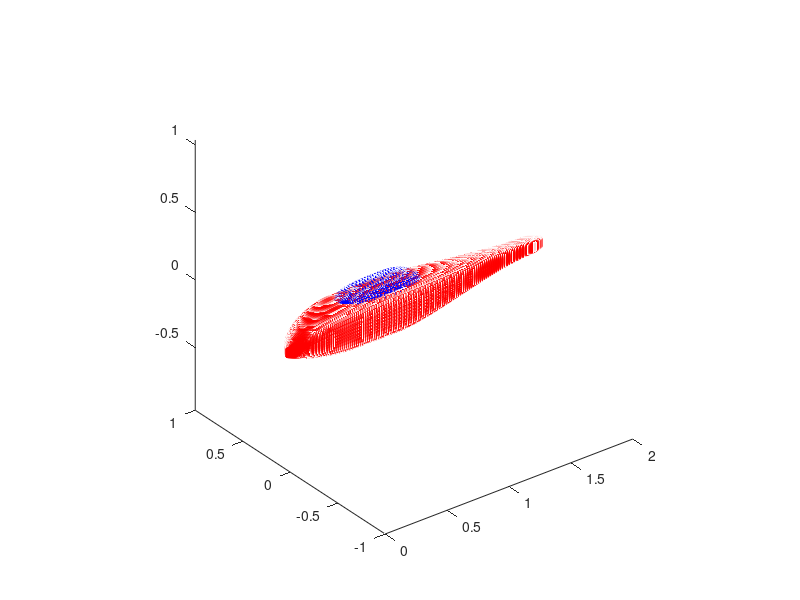

MATLAB code to generate this figure: (Note: this script raises an error after producing the figure.)
%% Script that generates meshes of robin fuselage
clc;clear;close all;
%%
meshTypes=["triangular","quadrilateral"];
fileTypes=["plt","vtk"];
pylonFlag=true;
pylonLim=[0.4 0.8 1.018];
bodyLim=[0 0.4 0.8 1.9 2.0];
coordinateOffset=zeros(3,1);% 
% Rows 1, 2, 3 and 4 of the coefficient matrix are for the fuselage
% Rows 5 and 6 are for the pylon
Hcoe=[1.0 -1.0 -0.4 -0.4 1.8 0.0 0.25 1.8;...
    0.0 0.0 0.0 1.0 0.0 0.25 0.0 1.0;...
    1.0 -1.0 -0.8 1.1 1.5 0.05 0.2 0.6;...
    1.0 -1.0 -1.9 0.1 2.0 0.0 0.05 2.0;...
    1.0 -1.0 -0.8 -0.4 3.0 0.0 0.145 3.0;...
    1.0 -1.0 -0.8 0.218 2.0 0.0 0.145 2.0];

Wcoe=[1.0 -1.0 -0.4 -0.4 2.0 0.0 0.25 2.0;...
    0.0 0.0 0.0 1.0 0.0 0.25 0.0 1.0;...
    1.0 -1.0 -0.8 1.1 1.5 0.05 0.2 0.6;...
    1.0 -1.0 -1.9 0.1 2.0 0.0 0.05 2.0;...
    1.0 -1.0 -0.8 -0.4 3.0 0.0 0.166 3.0;...
    1.0 -1.0 -0.8 0.218 2.0 0.0 0.166 2.0];

Zcoe=[1.0 -1.0 -0.4 -0.4 1.8 -0.08 0.08 1.8;...
    0.0 0.0 0.0 1.0 0.0 0.0 0.0 1.0;...
    1.0 -1.0 -0.8 1.1 1.5 0.04 -0.04 0.6;...
    0.0 0.0 0.0 1.0 0.0 0.04 0.0 1.0;...
    0.0 0.0 0.0 1.0 0.0 0.125 0.0 1.0;...
    1.0 -1.0 -0.8 1.1 1.5 0.065 0.06 0.6];

Ncoe=[2.0 3.0 0.0 0.4 1.0 0.0 1.0 1.0;...
    0.0 0.0 0.0 1.0 0.0 5.0 0.0 1.0;...
    5.0 -3.0 -0.8 1.1 1.0 0.0 1.0 1.0;...
    0.0 0.0 0.0 1.0 0.0 2.0 0.0 1.0;...
    0.0 0.0 0.0 1.0 0.0 5.0 0.0 1.0;...
    0.0 0.0 0.0 1.0 0.0 5.0 0.0 1.0];

% Fixes from Applied-Scientific-Research/robin-surface-mesh.git
% 1) if there's a 0.0 in the second col, then change the 4th and 5th cols to 1.0
% 2) if there's a 0.0 in C7, change C8 to 1.0, same as above, to prevent nan/inf
% 3) the 0.4..0.8 section (row 2) coefficients in C1 needed to go into C6
% 4) C4 is wrong in the first section of fuse and pyl - it needed to be negative

L=1.0;
% cosine spacing distribution
nBodyStations=151;
angleDist=linspace(180,0,nBodyStations);
x_L=cosd(angleDist);
x_L=x_L+ones(size(x_L));
x_L(end)=1.9999;
%
nLongitudinalAngles=37;
phi_body=linspace(-180,180,nLongitudinalAngles);

xyz_head_body=zeros(3,1);
xyz_tail_body=zeros(3,1);
x_body=zeros(length(phi_body),length(x_L)-2); % excluding head point and tail point
y_body=x_body;
z_body=x_body;

phi_pylon=linspace(-90,90,ceil(nLongitudinalAngles/2));% only half revolution needed (on the top of fuselage)
%phi_pylon=linspace(-180,180,nLongitudinalAngles);% intact revolution (bottom surface overlaps on fuselage)
% opt 1: longitudinal profiles that align with fuselage profiles
pylonIndices=(x_L>pylonLim(1)&x_L<pylonLim(end));
dx=1e-6;
x_L_pylon=[pylonLim(1)+dx x_L(pylonIndices) pylonLim(end)-dx];
% opt 2: misalignment between pylon profiles and fuselage profiles
nPylonProfiles=37;
diffProfileLim=pylonLim(end)-pylonLim(1);
angleDist=linspace(180,0,nPylonProfiles);
x_L_pylon=cosd(angleDist)*diffProfileLim/2;
x_L_pylon=x_L_pylon+ones(size(x_L_pylon))*(diffProfileLim/2+pylonLim(1));
x_L_pylon(end)=x_L_pylon(end)-dx;
%

nPylonStations=length(x_L_pylon); % caluclate number of stations within pylon limit
xyz_head_pylon=zeros(3,1);
xyz_tail_pylon=zeros(3,1);
x_pylon=zeros(length(phi_pylon),nPylonStations);
y_pylon=x_pylon;
z_pylon=x_pylon;

%% Body
for idx=1:length(x_L)
    position=find(x_L(idx)>=bodyLim,1,'last');
    % H
    C1=Hcoe(position,1);C2=Hcoe(position,2);
    C3=Hcoe(position,3);C4=Hcoe(position,4);
    C5=Hcoe(position,5);C6=Hcoe(position,6);
    C7=Hcoe(position,7);C8=Hcoe(position,8);
    H=C6+C7*(C1+C2*((x_L(idx)+C3)/C4)^C5)^(1/C8);
    % W
    C1=Wcoe(position,1);C2=Wcoe(position,2);
    C3=Wcoe(position,3);C4=Wcoe(position,4);
    C5=Wcoe(position,5);C6=Wcoe(position,6);
    C7=Wcoe(position,7);C8=Wcoe(position,8);
    W=C6+C7*(C1+C2*((x_L(idx)+C3)/C4)^C5)^(1/C8);
    % Z
    C1=Zcoe(position,1);C2=Zcoe(position,2);
    C3=Zcoe(position,3);C4=Zcoe(position,4);
    C5=Zcoe(position,5);C6=Zcoe(position,6);
    C7=Zcoe(position,7);C8=Zcoe(position,8);
    Z=C6+C7*(C1+C2*((x_L(idx)+C3)/C4)^C5)^(1/C8);
    % N
    C1=Ncoe(position,1);C2=Ncoe(position,2);
    C3=Ncoe(position,3);C4=Ncoe(position,4);
    C5=Ncoe(position,5);C6=Ncoe(position,6);
    C7=Ncoe(position,7);C8=Ncoe(position,8);
    N=C6+C7*(C1+C2*((x_L(idx)+C3)/C4)^C5)^(1/C8);
    
    if(idx==1)% Head point of fuselage
        x_L(idx)=0.0;
        xyz_head_body=[0.0;0.0;Z*L];
        continue;
    elseif(idx==length(x_L))% Tail point of fuselage
        x_L(idx)=2.0;
        xyz_tail_body=[x_L(idx)*L;0.0;Z*L];
        break;
    else% Body points of fuselage
        for iPhi=1:length(phi_body)           
            r=((0.25*H*W)^N)^(1/N)/(abs(0.5*H*sind(phi_body(iPhi)))^N+abs(0.5*W*cosd(phi_body(iPhi)))^N)^(1/N);
            y_L=r*sind(phi_body(iPhi));
            z_L=r*cosd(phi_body(iPhi))+Z;                        
            x_body(iPhi,idx-1)=x_L(idx)*L;
            y_body(iPhi,idx-1)=y_L*L;
            z_body(iPhi,idx-1)=z_L*L;
        end
    end
end
%% Pylon
if(pylonFlag)
    for idx=1:length(x_L_pylon)
        position=find(x_L_pylon(idx)>=pylonLim, 1, 'last')+4;
        % H
        C1=Hcoe(position,1);C2=Hcoe(position,2);
        C3=Hcoe(position,3);C4=Hcoe(position,4);
        C5=Hcoe(position,5);C6=Hcoe(position,6);
        C7=Hcoe(position,7);C8=Hcoe(position,8);
        H=C6+C7*(C1+C2*((x_L_pylon(idx)+C3)/C4)^C5)^(1/C8);
        % W
        C1=Wcoe(position,1);C2=Wcoe(position,2);
        C3=Wcoe(position,3);C4=Wcoe(position,4);
        C5=Wcoe(position,5);C6=Wcoe(position,6);
        C7=Wcoe(position,7);C8=Wcoe(position,8);
        W=C6+C7*(C1+C2*((x_L_pylon(idx)+C3)/C4)^C5)^(1/C8);
        % Z
        C1=Zcoe(position,1);C2=Zcoe(position,2);
        C3=Zcoe(position,3);C4=Zcoe(position,4);
        C5=Zcoe(position,5);C6=Zcoe(position,6);
        C7=Zcoe(position,7);C8=Zcoe(position,8);
        Z=C6+C7*(C1+C2*((x_L_pylon(idx)+C3)/C4)^C5)^(1/C8);
        % N
        C1=Ncoe(position,1);C2=Ncoe(position,2);
        C3=Ncoe(position,3);C4=Ncoe(position,4);
        C5=Ncoe(position,5);C6=Ncoe(position,6);
        C7=Ncoe(position,7);C8=Ncoe(position,8);
        N=C6+C7*(C1+C2*((x_L_pylon(idx)+C3)/C4)^C5)^(1/C8);
    
        if(idx==1)            
            %xyz_head_pylon=[x_L_pylon(idx);0.0;Z*L];
            xyz_head_pylon=[pylonLim(1)*L;0.0;Z*L];
        end

        if(idx==length(x_L_pylon))
            %xyz_tail_pylon=[x_L_pylon(idx)*L;0.0;Z*L];
            xyz_tail_pylon=[pylonLim(end)*L;0.0;Z*L];
        end

        for iPhi=1:length(phi_pylon)           
            r=((0.25*H*W)^N)^(1/N)/(abs(0.5*H*sind(phi_pylon(iPhi)))^N+abs(0.5*W*cosd(phi_pylon(iPhi)))^N)^(1/N);
            y_L=r*sind(phi_pylon(iPhi));
%            tmpAngle=mod(phi_pylon(iPhi)+360,360);
%             if(tmpAngle>90&&tmpAngle<270)
%                 z_L=Z;
%             else
                 z_L=r*cosd(phi_pylon(iPhi))+Z;       
%             end
            x_pylon(iPhi,idx)=x_L_pylon(idx)*L;
            y_pylon(iPhi,idx)=y_L*L;
            z_pylon(iPhi,idx)=z_L*L;
        end
    end
end
%% Display shape
figure;
plot3([xyz_head_body(1);x_body(:);xyz_tail_body(1)],[xyz_head_body(2);y_body(:);xyz_tail_body(2)],[xyz_head_body(3);z_body(:);xyz_tail_body(3)],'rs');
hold on;
plot3([xyz_head_pylon(1);x_pylon(:);xyz_tail_pylon(1)],[xyz_head_pylon(2);y_pylon(:);xyz_tail_pylon(2)],[xyz_head_pylon(3);z_pylon(:);xyz_tail_pylon(3)],'b*');
hold off;
axis equal;

[triangularBodyPanels,quadrilateralBodyPanels]=GenerateBodyMeshesNoPylon(xyz_head_body,xyz_tail_body,x_body,y_body,z_body);
%[triangularPylonPanels,quadrilateralPylonPanels]=GeneratePylonMeshes(xyz_head_pylon,xyz_tail_pylon,x_pylon,y_pylon,z_pylon);
[triangularPylonPanels,quadrilateralPylonPanels]=GeneratePylonMeshesHalf(xyz_head_pylon,xyz_tail_pylon,x_pylon,y_pylon,z_pylon);
figure;
for idx=1:size(triangularPylonPanels,3)
    x=triangularPylonPanels(1,:,idx);
    y=triangularPylonPanels(2,:,idx);
    z=triangularPylonPanels(3,:,idx);
    patch(x,y,z,[0.5,0.5,0.5]);
end
for idx=1:size(quadrilateralPylonPanels,3)
    x=quadrilateralPylonPanels(1,:,idx)';
    y=quadrilateralPylonPanels(2,:,idx)';
    z=quadrilateralPylonPanels(3,:,idx)';
    patch(x,y,z,[0.5,0.5,0.5]);
end
% for idx=1:size(triangularBodyPanels,3)
%     x=triangularBodyPanels(1,:,idx);
%     y=triangularBodyPanels(2,:,idx);
%     z=triangularBodyPanels(3,:,idx);
%     patch(x,y,z,[0.5,0.5,0.5]);
% end
% for idx=1:size(quadrilateralBodyPanels,3)
%     x=quadrilateralBodyPanels(1,:,idx)';
%     y=quadrilateralBodyPanels(2,:,idx)';
%     z=quadrilateralBodyPanels(3,:,idx)';
%     patch(x,y,z,[0.5,0.5,0.5]);
% end
xlabel("X");ylabel("Y");zlabel("Z");
grid minor;
view(3);
%axis vis3d
axis equal;
%% Local Functions

% Generate body meshes
function [triangularBodyPanels,quadrilateralBodyPanels]=GenerateBodyMeshesNoPylon(bodyHead,bodyTail,x_body,y_body,z_body)

nProfiles=size(x_body,2);
nPtsPerProfile=size(x_body,1);
nQuadrilaterPanels=(nProfiles-1)*(nPtsPerProfile-1);
nTriangularPanels=2*nPtsPerProfile;
triangularBodyPanels=zeros(3,3,nTriangularPanels);
quadrilateralBodyPanels=zeros(3,4,nQuadrilaterPanels);

% front
iPanel=1;
for iPt=1:nPtsPerProfile
    nextIdx=mod(iPt,nPtsPerProfile)+1;
    triangularBodyPanels(:,1,iPanel)=bodyHead;
    triangularBodyPanels(:,2,iPanel)=[x_body(iPt,1);y_body(iPt,1);z_body(iPt,1)];    
    triangularBodyPanels(:,3,iPanel)=[x_body(nextIdx,1);y_body(nextIdx,1);z_body(nextIdx,1)];
    iPanel=iPanel+1;
end
% rear
for iPt=1:nPtsPerProfile
    nextIdx=mod(iPt,nPtsPerProfile)+1;
    triangularBodyPanels(:,1,iPanel)=bodyTail;
    triangularBodyPanels(:,2,iPanel)=[x_body(iPt,end);y_body(iPt,end);z_body(iPt,end)];    
    triangularBodyPanels(:,3,iPanel)=[x_body(nextIdx,end);y_body(nextIdx,end);z_body(nextIdx,end)];
    iPanel=iPanel+1;
end
% body
iPanel=1;
for iProfile=1:nProfiles-1
    for iPt=1:nPtsPerProfile
        nextIdx=mod(iPt,nPtsPerProfile)+1;
        quadrilateralBodyPanels(:,1,iPanel)=[x_body(iPt,iProfile);y_body(iPt,iProfile);z_body(iPt,iProfile)];        
        quadrilateralBodyPanels(:,2,iPanel)=[x_body(nextIdx,iProfile);y_body(nextIdx,iProfile);z_body(nextIdx,iProfile)];
        quadrilateralBodyPanels(:,3,iPanel)=[x_body(nextIdx,iProfile+1);y_body(nextIdx,iProfile+1);z_body(nextIdx,iProfile+1)];
        quadrilateralBodyPanels(:,4,iPanel)=[x_body(iPt,iProfile+1);y_body(iPt,iProfile+1);z_body(iPt,iProfile+1)];
        iPanel=iPanel+1;
    end
end
end

% Generate pylon meshes
function [triangularPylonPanels,quadrilateralPylonPanels]=GeneratePylonMeshes(pylonHead,pylonTail,x_pylon,y_pylon,z_pylon)

nProfiles=size(x_pylon,2);
nPtsPerProfile=size(x_pylon,1);
%nPointsAll=2+nProfiles*nPtsPerProfile;% 2 points refer to pylon head and tail points
nSurfaces=(nProfiles-1)*(nPtsPerProfile-1);% surfaces without front and rear parts

nTriangularPanels=2*(nPtsPerProfile-1);
triangularPylonPanels=zeros(3,3,nTriangularPanels);
quadrilateralPylonPanels=zeros(3,4,nSurfaces);

% front
iPanel=1;
for iPoint=1:nPtsPerProfile
    nextIdx=mod(iPoint,nPtsPerProfile)+1;
    triangularPylonPanels(:,1,iPanel)=pylonHead;
    triangularPylonPanels(:,2,iPanel)=[x_pylon(iPoint,1);y_pylon(iPoint,1);z_pylon(iPoint,1)];
    triangularPylonPanels(:,3,iPanel)=[x_pylon(nextIdx,1);y_pylon(nextIdx,1);z_pylon(nextIdx,1)];
    iPanel=iPanel+1;
end
% rear
for iPoint=1:nPtsPerProfile
    nextIdx=mod(iPoint,nPtsPerProfile)+1;
    triangularPylonPanels(:,1,iPanel)=pylonTail;
    triangularPylonPanels(:,2,iPanel)=[x_pylon(iPoint,end);y_pylon(iPoint,end);z_pylon(iPoint,end)];
    triangularPylonPanels(:,3,iPanel)=[x_pylon(nextIdx,end);y_pylon(nextIdx,end);z_pylon(nextIdx,end)];
    iPanel=iPanel+1;
end
% pylon body
iPanel=1;
for iProfile=1:nProfiles-1
    for iPt=1:nPtsPerProfile
        nextIdx=mod(iPt,nPtsPerProfile)+1;
        quadrilateralPylonPanels(:,1,iPanel)=[x_pylon(iPt,iProfile);y_pylon(iPt,iProfile);z_pylon(iPt,iProfile)];
        quadrilateralPylonPanels(:,2,iPanel)=[x_pylon(nextIdx,iProfile);y_pylon(nextIdx,iProfile);z_pylon(nextIdx,iProfile)];
        quadrilateralPylonPanels(:,3,iPanel)=[x_pylon(nextIdx,iProfile+1);y_pylon(nextIdx,iProfile+1);z_pylon(nextIdx,iProfile+1)];
        quadrilateralPylonPanels(:,4,iPanel)=[x_pylon(iPt,iProfile+1);y_pylon(iPt,iProfile+1);z_pylon(iPt,iProfile+1)];
        iPanel=iPanel+1;
    end
end
end

% Generate pylon meshes
function [triangularPylonPanels,quadrilateralPylonPanels]=GeneratePylonMeshesHalf(pylonHead,pylonTail,x_pylon,y_pylon,z_pylon)

nProfiles=size(x_pylon,2);
nPtsPerProfile=size(x_pylon,1);
%nPointsAll=2+nProfiles*nPtsPerProfile;% 2 points refer to pylon head and tail points
nSurfaces=(nProfiles-1)*(nPtsPerProfile-1);% surfaces without front and rear parts

nTriangularPanels=2*(nPtsPerProfile-1);
triangularPylonPanels=zeros(3,3,nTriangularPanels);
quadrilateralPylonPanels=zeros(3,4,nSurfaces);

% front
iPanel=1;
for iPoint=1:nPtsPerProfile-1
    nextIdx=iPoint+1;
    triangularPylonPanels(:,1,iPanel)=pylonHead;
    triangularPylonPanels(:,2,iPanel)=[x_pylon(iPoint,1);y_pylon(iPoint,1);z_pylon(iPoint,1)];
    triangularPylonPanels(:,3,iPanel)=[x_pylon(nextIdx,1);y_pylon(nextIdx,1);z_pylon(nextIdx,1)];
    iPanel=iPanel+1;
end
% rear
for iPoint=1:nPtsPerProfile-1
    nextIdx=iPoint+1;
    triangularPylonPanels(:,1,iPanel)=pylonTail;
    triangularPylonPanels(:,2,iPanel)=[x_pylon(iPoint,end);y_pylon(iPoint,end);z_pylon(iPoint,end)];
    triangularPylonPanels(:,3,iPanel)=[x_pylon(nextIdx,end);y_pylon(nextIdx,end);z_pylon(nextIdx,end)];
    iPanel=iPanel+1;
end
% pylon body
iPanel=1;
for iProfile=1:nProfiles-1
    for iPoint=1:nPtsPerProfile-1
        nextIdx=iPoint+1;
        quadrilateralPylonPanels(:,1,iPanel)=[x_pylon(iPoint,iProfile);y_pylon(iPoint,iProfile);z_pylon(iPoint,iProfile)];
        quadrilateralPylonPanels(:,2,iPanel)=[x_pylon(nextIdx,iProfile);y_pylon(nextIdx,iProfile);z_pylon(nextIdx,iProfile)];
        quadrilateralPylonPanels(:,3,iPanel)=[x_pylon(nextIdx,iProfile+1);y_pylon(nextIdx,iProfile+1);z_pylon(nextIdx,iProfile+1)];
        quadrilateralPylonPanels(:,4,iPanel)=[x_pylon(iPoint,iProfile+1);y_pylon(iPoint,iProfile+1);z_pylon(iPoint,iProfile+1)];
        iPanel=iPanel+1;
    end
end
end